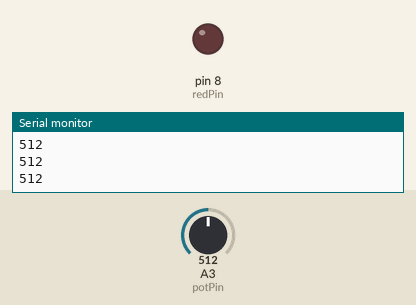
The sketch below on a simulated Arduino Uno, built with avr-gcc and run on an emulated ATmega328P. On the bench: output pins drawn as LEDs (lit = HIGH), the last lines printed to the serial monitor. The test bench sets the inputs (shaded band); at power-on: A3 (potPin) = 512.

Above: at 1.2 s.
1.3 s: A3 (potPin) set to 988
2.8 s: A3 (potPin) set to 1015
At 3.3 s:
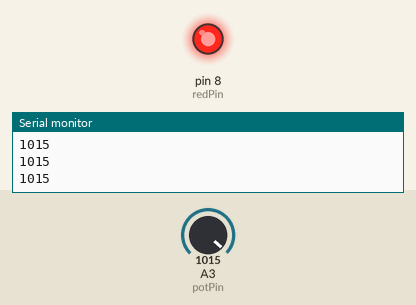
4.4 s: A3 (potPin) set to 990
At 5.7 s:
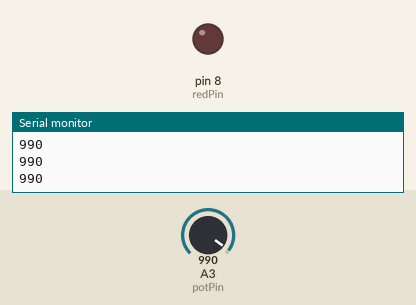
6.0 s: A3 (potPin) set to 1010
At 7.3 s:
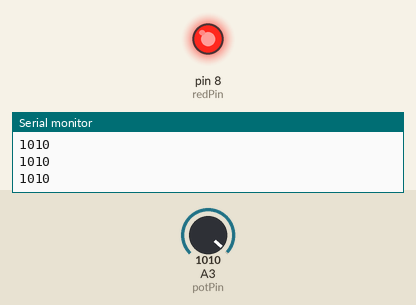
Timing chart, 0 to 8.6 s (numbered marks = the images above; inputs shaded):
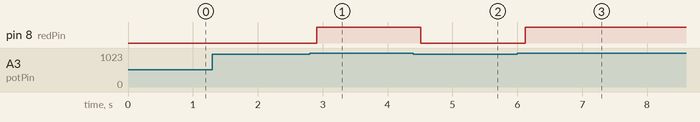

Measured:
- the behaviour switches between 1000 and 1001 on A3 (potPin) (found by bisection; images 0 and 1)
- after the input at 2.8 s, pin 8 (redPin): LOW → HIGH after 0.11 s
- after the input at 4.4 s, pin 8 (redPin): HIGH → LOW after 0.11 s
- after the input at 6.0 s, pin 8 (redPin): LOW → HIGH after 0.12 s

The sketch:

while_loop_ledblink.ino
```cpp
int potVal;
int delayTime = 100;
int potPin = A3;
int redPin = 8;

void setup() {
  Serial.begin(9600);
  pinMode(potPin, INPUT);
  pinMode(redPin, OUTPUT);
  // put your setup code here, to run once:
}

void loop() {
  potVal=analogRead(potPin);
  Serial.println(potVal);
  delay(delayTime);

  while (potVal>1000){
    digitalWrite(redPin, HIGH);
    potVal=analogRead(potPin);
    Serial.println(potVal);
    delay(delayTime);
  }
  digitalWrite(redPin, LOW);

  // put your main code here, to run repeatedly:

}
```
